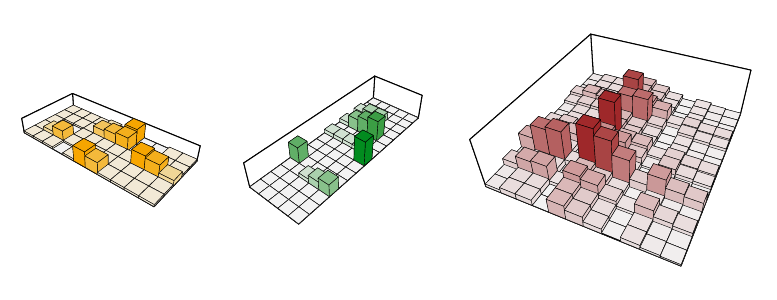

Write R code to recreate this figure.
# Tue Nov  3 10:20:20 BRST 2015 
#
# SP plot: a "Sao Paulo" plot for the Matrix Factorization: M = PE
#

library(plot3D)

# P matrix: 5 mutational processes; note that the entries of each
# process do not sum 1 -- this is in fact an artificial restriction 
p1 <- c(1,1,1,0,1,8,6,1,1,1,1)
p2 <- c(1,3,6,1,1,1,1,1,1,1,1)
p3 <- c(1,0,0,1,1,1,1,1,8,7,3)
p4 <- c(1,1,1,1,5,6,7,0,1,1,1)
p5 <- c(1,1,1,1,2,1,8,0,0,1,1)
P <- matrix(c(p1,p2,p3,p4,p5), nrow=length(p1))
x <- (1:length(p1))
y <- (1:5)
# E matrix; we assume there are 15 data sets
e1 <- c(1,1,1,1,1,1,1,1,1,1,1,1,1,1,1) 
e2 <- c(1,1,2,3,4,5,1,1,1,1,1,1,1,1,1)
e3 <- c(1,1,1,1,1,1,1,1,1,7,2,2,2,2,1)
e4 <- c(1,1,1,1,1,2,4,5,6,1,1,1,1,1,1)
e5 <- c(2,3,3,1,1,1,1,1,1,1,1,1,1,1,1)
E <- matrix(c(e1,e2,e3,e4,e5), nrow=5)
# M matrix
M <- P%*%E

#
layout(matrix(c(1,2,3), 1,3,byrow=TRUE), widths=c(.8,.8,1.2))
# for SVG:
#layout(matrix(c(1,2,3), 1,3,byrow=TRUE), widths=c(1.2,1.2,1.5))

# forestgreen: #01665e, brown, #4575b4

hist3D(x=seq(1,nrow(P))*1, y=seq(1,ncol(P))*1, z=P, lwd=0.4, lighting=F, space=0, expand = 0.15, col = ramp.col(c("#f5f5f5","orange")), border="black", xlab="K", ylab="G", zlab="counts", colkey=F, ticks=F, ltheta=30, shade=0.01, scale=F,
theta=40, phi=35, axes=T)
# 
hist3D(x=seq(1,nrow(E))*1, y=seq(1,ncol(E))*1, z=E, lwd=0.4, lighting=F, space=0, expand = 0.4, col = ramp.col(c("#f5f5f5","forestgreen")), border="black", xlab="K", ylab="G", zlab="counts", colkey=F, ticks=F, ltheta=30, shade=0.01, scale=F, theta=40, axes=T)
#
hist3D(x=seq(1,nrow(M))*20, y=seq(1,ncol(M))*16, z=M, lwd=0.4,  lighting=F, space=0, expand = 1, col =  ramp.col(c("#f5f5f5","brown")), border="black", xlab="K", ylab="G", zlab="counts", colkey=F, ticks=F, ltheta=205, shade=0.01, scale=F,theta=40, axes=T)


plt <- recordPlot()
#postscript(file="./SPplot.eps", width=12, height=3, horizontal=FALSE)
svg("f_bw.svg")
replayPlot(plt)
dev.off()
# NOTE: had to edit the bounding box of the EPS file (any editor) to 
#       enhance cropping! 
#       The bounding box was set to %%BoundingBox: 40 340 565 510
#       Then, at command prompt: epstopdf SPplot.eps

